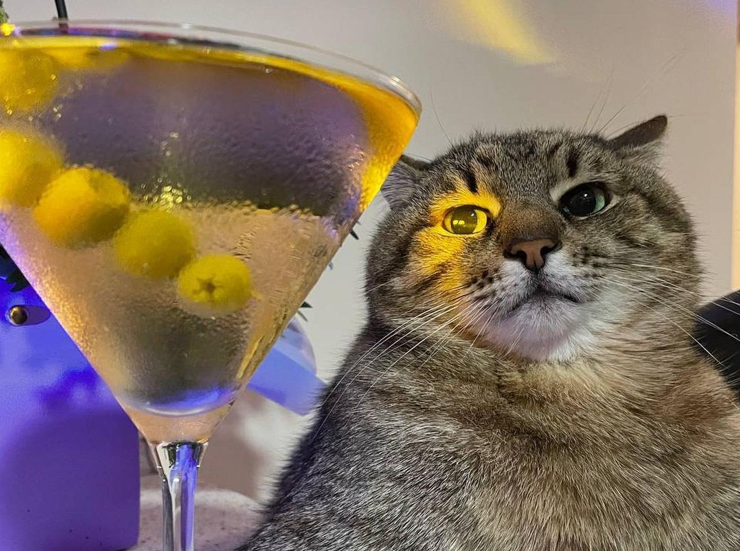
#> input picture cv/histo/cat2.png, 740 x 551 px, found by its file name
$ python hi5.py
#> lines starting #> are read from the running program, lines starting #| are printed output that depends on the picture; after the words box and inside, x2 and y2 are one past the last pixel; in counts of white or black regions, pixels touching at a corner belong together
import cv2
import numpy as np

img = cv2.imread('/home/rodion/yuliia0/aboba/cv/histo/cat2.png')
#> img is the input picture: shape (551, 740, 3); mean B, G, R 98.5, 113.9, 131.3
templ = cv2.imread('/home/rodion/yuliia0/aboba/cv/histo/templ.jpg')
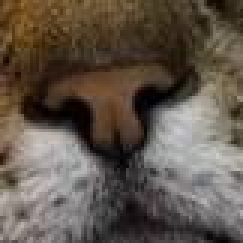
#> input picture cv/histo/templ.jpg, 81 x 81 px, found by its file name (shown 3 times larger)
#> templ is the input picture: shape (81, 81, 3); mean B, G, R 75.5, 86.2, 96.9
img_display = img.copy()
cv2.imshow("biba", img)
cv2.imshow('templ', templ)

mask=cv2.cvtColor(templ, cv2.COLOR_BGR2GRAY)
ker=np.array([[-1,-1,-1],[-1,9,-1],[-1,-1,-1]])
mask=cv2.filter2D(mask,-1,ker)
cv2.imshow('mask', mask)

result=cv2.matchTemplate(img,templ, cv2.TM_SQDIFF)
_minVal, _maxVal, minLoc, maxLoc = cv2.minMaxLoc(result, None)
#> minLoc = (496, 218); maxLoc = (295, 295)
cv2.rectangle(img_display, minLoc, (minLoc[0] + templ.shape[0], minLoc[1] + templ.shape[1]), (255,255,255), 2, 8, 0 )
#> img_display: shape (551, 740, 3); 0.24% of pixels changed, all inside (x1, y1, x2, y2) = (495, 217, 579, 301)
cv2.rectangle(result, minLoc, (minLoc[0] + templ.shape[0], minLoc[1] + templ.shape[1]), (255,255,255), 2, 8, 0 )
#> result: shape (471, 660) float32; min 255, max 228045264, mean 108464928
cv2.imshow('1', result)

result=cv2.matchTemplate(img,templ, cv2.TM_SQDIFF_NORMED)
_minVal, _maxVal, minLoc, maxLoc = cv2.minMaxLoc(result, None)
#> maxLoc = (239, 408)
cv2.rectangle(img_display, minLoc, (minLoc[0] + templ.shape[0], minLoc[1] + templ.shape[1]), (255,255,255), 2, 8, 0 )
cv2.rectangle(result, minLoc, (minLoc[0] + templ.shape[0], minLoc[1] + templ.shape[1]), (255,255,255), 2, 8, 0 )
#> result: shape (471, 660) float32; min 0.0304, max 255, mean 1.2
cv2.imshow('2', result)

result=cv2.matchTemplate(img,templ, cv2.TM_SQDIFF_NORMED, mask)
_minVal, _maxVal, minLoc, maxLoc = cv2.minMaxLoc(result, None)
cv2.rectangle(img_display, minLoc, (minLoc[0] + templ.shape[0], minLoc[1] + templ.shape[1]), (255,255,255), 2, 8, 0 )
cv2.rectangle(result, minLoc, (minLoc[0] + templ.shape[0], minLoc[1] + templ.shape[1]), (255,255,255), 2, 8, 0 )
cv2.imshow('2+mask', result)

result=cv2.matchTemplate(img,templ, cv2.TM_CCORR)
_minVal, _maxVal, minLoc, maxLoc = cv2.minMaxLoc(result, None)
#> minLoc = (515, 154); maxLoc = (323, 0)
cv2.rectangle(img_display, minLoc, (minLoc[0] + templ.shape[0], minLoc[1] + templ.shape[1]), (255,255,255), 2, 8, 0 )
#> img_display: shape (551, 740, 3); mean B, G, R 99.4, 114.7, 132.1
cv2.rectangle(result, minLoc, (minLoc[0] + templ.shape[0], minLoc[1] + templ.shape[1]), (255,255,255), 2, 8, 0 )
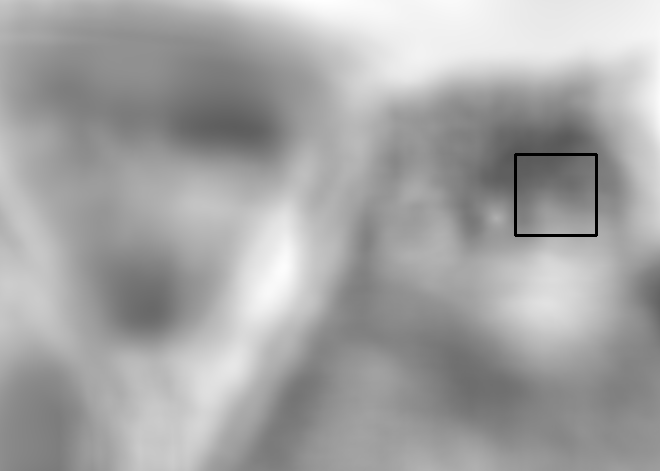
#> result: shape (471, 660) float32; min 255, max 289796640, mean 187662144; drawn with min black and max white
cv2.imshow('3', result)

result=cv2.matchTemplate(img,templ, cv2.TM_CCORR_NORMED)
_minVal, _maxVal, minLoc, maxLoc = cv2.minMaxLoc(result, None)
#> minLoc = (659, 282); maxLoc = (496, 218)
cv2.rectangle(img_display, maxLoc, (maxLoc[0] + templ.shape[0], maxLoc[1] + templ.shape[1]), (255,255,255), 2, 8, 0 )
cv2.rectangle(result, maxLoc, (maxLoc[0] + templ.shape[0], maxLoc[1] + templ.shape[1]), (255,255,255), 2, 8, 0 )
#> result: shape (471, 660) float32; min 0.658, max 255, mean 1.6
cv2.imshow('4', result)
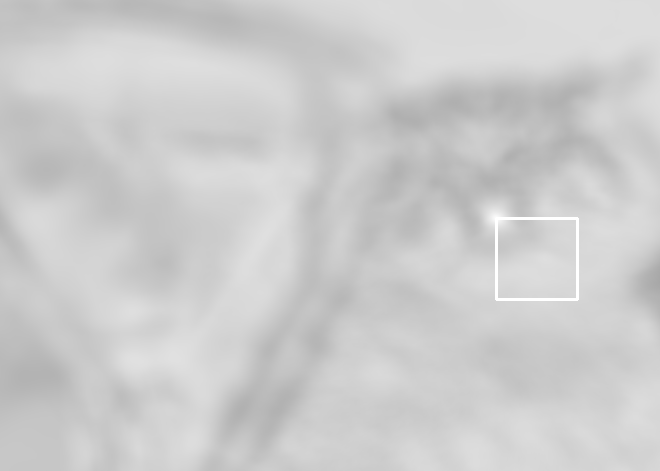
#> window '4': shape (471, 660); min 167, max 255, mean 204.4

result=cv2.matchTemplate(img,templ, cv2.TM_CCOEFF)
_minVal, _maxVal, minLoc, maxLoc = cv2.minMaxLoc(result, None)
#> minLoc = (237, 408)
cv2.rectangle(img_display, maxLoc, (maxLoc[0] + templ.shape[0], maxLoc[1] + templ.shape[1]), (255,255,255), 2, 8, 0 )
cv2.rectangle(result, maxLoc, (maxLoc[0] + templ.shape[0], maxLoc[1] + templ.shape[1]), (255,255,255), 2, 8, 0 )
#> result: shape (471, 660) float32; min -27194206, max 47981148, mean -741747.1
cv2.imshow('5', result)
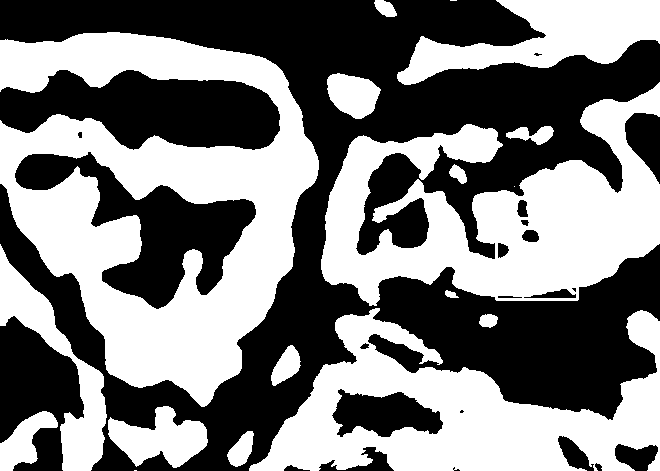
#> window '5': shape (471, 660); 48.8% white; 18 white regions (3 under 20 px), largest, box (x1, y1, x2, y2) and area: (0, 32, 319, 407) 56455, (321, 82, 660, 306) 37287, (249, 308, 660, 471) 31205

result=cv2.matchTemplate(img,templ, cv2.TM_CCOEFF_NORMED)
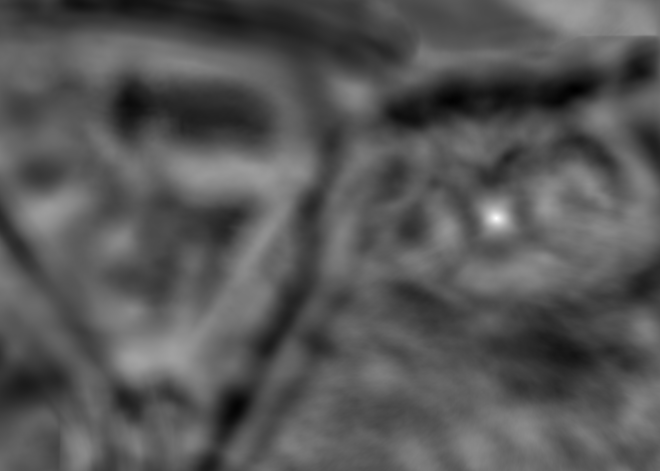
#> result: shape (471, 660) float32; min -0.534, max 0.985, mean -0.0139; drawn with min black and max white
_minVal, _maxVal, minLoc, maxLoc = cv2.minMaxLoc(result, None)
#> minLoc = (575, 90)
cv2.rectangle(img_display, maxLoc, (maxLoc[0] + templ.shape[0], maxLoc[1] + templ.shape[1]), (255,255,255), 2, 8, 0 )
cv2.rectangle(result, maxLoc, (maxLoc[0] + templ.shape[0], maxLoc[1] + templ.shape[1]), (255,255,255), 2, 8, 0 )
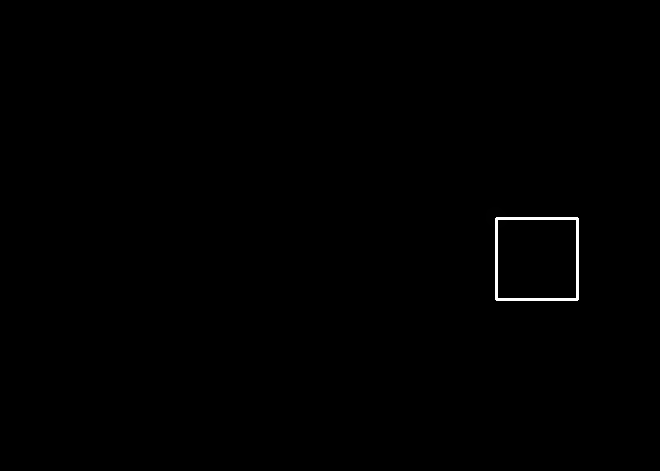
#> result: shape (471, 660) float32; 0.31% of pixels changed, all inside (x1, y1, x2, y2) = (495, 217, 579, 301); drawn with min black and max white
cv2.imshow('6', result)
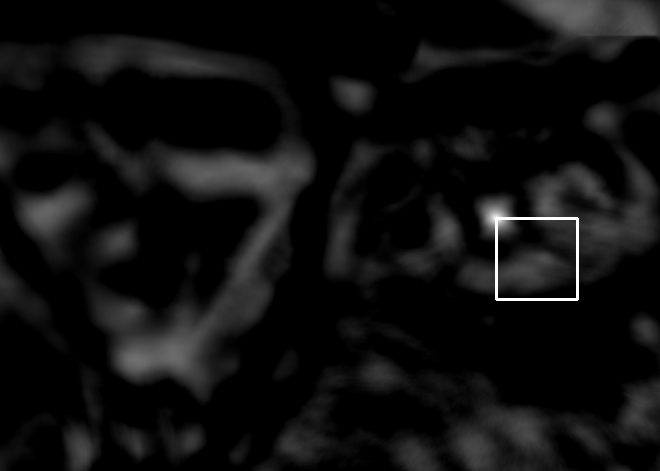
#> window '6': shape (471, 660); min 0, max 255, mean 15.3

cv2.waitKey(0)
